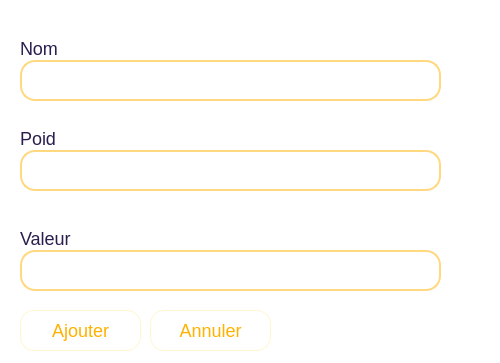
<?xml version="1.0" encoding="UTF-8"?>
<ui version="4.0">
 <class>Dialog</class>
 <widget class="QDialog" name="Dialog">
  <property name="geometry">
   <rect>
    <x>0</x>
    <y>0</y>
    <width>500</width>
    <height>363</height>
   </rect>
  </property>
  <property name="windowTitle">
   <string>Dialog</string>
  </property>
  <property name="styleSheet">
   <string notr="true">QDialog{

	background-color: white

}</string>
  </property>
  <widget class="QLineEdit" name="nom">
   <property name="geometry">
    <rect>
     <x>20</x>
     <y>60</y>
     <width>421</width>
     <height>41</height>
    </rect>
   </property>
   <property name="minimumSize">
    <size>
     <width>421</width>
     <height>41</height>
    </size>
   </property>
   <property name="styleSheet">
    <string notr="true">QLineEdit{
border: 2px solid #FFD880;
border-radius : 15px;
background-color: white;
color : #FFB100;
font-size: 18px;
font-family : &quot;Sitka Text&quot;;
}
QComboBox::down-arrow {
    image: url(&quot;./image/arrowBasO.png&quot;);	
	color : #FFB100;
	right : 4px;
}
QComboBox::drop-down{
	border-top-right-radius: 15px;
	border-bottom-right-radius: 15px;
	background-color: white;
}
QComboBox QAbstractItemView{
	border: 2px solid #FEC1C1;
	border-radius : 15px;
	padding : 4px;
}</string>
   </property>
   <property name="text">
    <string/>
   </property>
   <property name="placeholderText">
    <string/>
   </property>
  </widget>
  <widget class="QLineEdit" name="poid">
   <property name="geometry">
    <rect>
     <x>20</x>
     <y>150</y>
     <width>421</width>
     <height>41</height>
    </rect>
   </property>
   <property name="minimumSize">
    <size>
     <width>421</width>
     <height>41</height>
    </size>
   </property>
   <property name="styleSheet">
    <string notr="true">QLineEdit{
border: 2px solid #FFD880;
border-radius : 15px;
background-color: white;
color : #FFB100;
font-size: 18px;
font-family : &quot;Sitka Text&quot;;
}
QComboBox::down-arrow {
    image: url(&quot;./image/arrowBasO.png&quot;);	
	color : #FFB100;
	right : 4px;
}
QComboBox::drop-down{
	border-top-right-radius: 15px;
	border-bottom-right-radius: 15px;
	background-color: white;
}
QComboBox QAbstractItemView{
	border: 2px solid #FEC1C1;
	border-radius : 15px;
	padding : 4px;
}</string>
   </property>
   <property name="text">
    <string/>
   </property>
   <property name="placeholderText">
    <string/>
   </property>
  </widget>
  <widget class="QLineEdit" name="valeur">
   <property name="geometry">
    <rect>
     <x>20</x>
     <y>250</y>
     <width>421</width>
     <height>41</height>
    </rect>
   </property>
   <property name="minimumSize">
    <size>
     <width>421</width>
     <height>41</height>
    </size>
   </property>
   <property name="styleSheet">
    <string notr="true">QLineEdit{
border: 2px solid #FFD880;
border-radius : 15px;
background-color: white;
color : #FFB100;
font-size: 18px;
font-family : &quot;Sitka Text&quot;;
}
QComboBox::down-arrow {
    image: url(&quot;./image/arrowBasO.png&quot;);	
	color : #FFB100;
	right : 4px;
}
QComboBox::drop-down{
	border-top-right-radius: 15px;
	border-bottom-right-radius: 15px;
	background-color: white;
}
QComboBox QAbstractItemView{
	border: 2px solid #FEC1C1;
	border-radius : 15px;
	padding : 4px;
}</string>
   </property>
   <property name="text">
    <string/>
   </property>
   <property name="placeholderText">
    <string/>
   </property>
  </widget>
  <widget class="QPushButton" name="ajouter">
   <property name="geometry">
    <rect>
     <x>20</x>
     <y>310</y>
     <width>121</width>
     <height>41</height>
    </rect>
   </property>
   <property name="styleSheet">
    <string notr="true">QPushButton:hover{
	color: white;
	background-color: #FFB100;
}
QPushButton{
border: 1.4px solid #FFF6CC;
border-radius : 14px;
background-color: white;
color : #FFB100;
font-size:18px;
font-family : &quot;Sitka Text&quot;;
}</string>
   </property>
   <property name="text">
    <string>Ajouter</string>
   </property>
  </widget>
  <widget class="QPushButton" name="annuler">
   <property name="geometry">
    <rect>
     <x>150</x>
     <y>310</y>
     <width>121</width>
     <height>41</height>
    </rect>
   </property>
   <property name="styleSheet">
    <string notr="true">QPushButton:hover{
	color: white;
	background-color: #FFB100;
}
QPushButton{
border: 1.4px solid #FFF6CC;
border-radius : 14px;
background-color: white;
color : #FFB100;
font-size:18px;
font-family : &quot;Sitka Text&quot;;
}</string>
   </property>
   <property name="text">
    <string>Annuler</string>
   </property>
  </widget>
  <widget class="QLabel" name="label">
   <property name="geometry">
    <rect>
     <x>20</x>
     <y>40</y>
     <width>55</width>
     <height>16</height>
    </rect>
   </property>
   <property name="styleSheet">
    <string notr="true">QLabel{
	font-family : &quot;Sitka Text&quot;;
	font-size: 18px;
	color : #2A1E4E;
}</string>
   </property>
   <property name="text">
    <string>Nom</string>
   </property>
  </widget>
  <widget class="QLabel" name="label_2">
   <property name="geometry">
    <rect>
     <x>20</x>
     <y>130</y>
     <width>55</width>
     <height>16</height>
    </rect>
   </property>
   <property name="styleSheet">
    <string notr="true">QLabel{
	font-family : &quot;Sitka Text&quot;;
	font-size: 18px;
	color : #2A1E4E;
}</string>
   </property>
   <property name="text">
    <string>Poid</string>
   </property>
  </widget>
  <widget class="QLabel" name="label_3">
   <property name="geometry">
    <rect>
     <x>20</x>
     <y>230</y>
     <width>55</width>
     <height>16</height>
    </rect>
   </property>
   <property name="styleSheet">
    <string notr="true">QLabel{
	font-family : &quot;Sitka Text&quot;;
	font-size: 18px;
	color : #2A1E4E;
}</string>
   </property>
   <property name="text">
    <string>Valeur</string>
   </property>
  </widget>
 </widget>
 <resources/>
 <connections/>
</ui>
